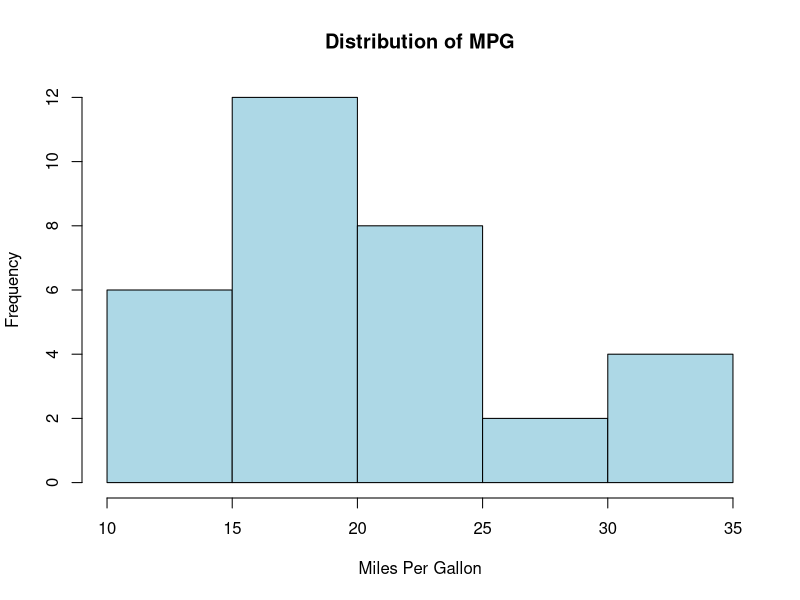
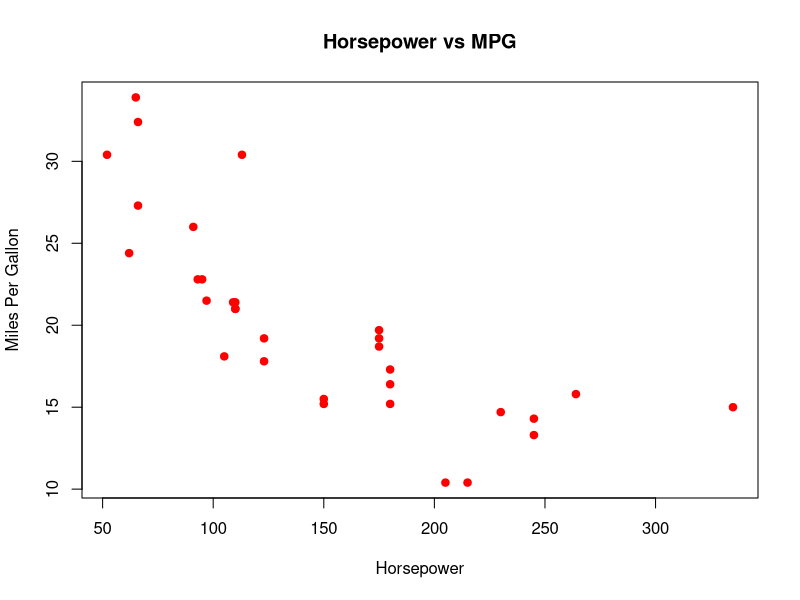

Write R code to recreate these figures, in order.
## ---- chunk 1
# Load dataset mtcars
data(mtcars)

# Convert variables into qualitative variables & display table of data
mtcars$am <- factor(mtcars$am,
                    levels = c(0, 1),
                    labels = c("Automatic", "Manual"))

table(mtcars$am)

mtcars$mpg_group <- cut(mtcars$mpg,
                        breaks = c(0, 20, 30, 40),
                        labels = c("Low", "Medium", "High"))

table(mtcars$mpg_group)

# Rename categories
levels(mtcars$am) <- c("Automatic", "Manual")

# Quantitative variables
summary(mtcars$mpg)
summary(mtcars$hp)

# Mean and std deviation
mean(mtcars$mpg)
sd(mtcars$mpg)

mean(mtcars$hp)
sd(mtcars$hp)

# Qualitative variables
table(mtcars$cyl)
table(mtcars$am)

# Descriptive stats

# HP : weight ratio
mtcars$hp_to_weight <- mtcars$hp / mtcars$wt

# MPG category
mtcars$mpg_category <- ifelse(mtcars$mpg > 20,
                              "Fuel Efficient",
                              "Less Efficient")

# Convert to factor
mtcars$mpg_category <- as.factor(mtcars$mpg_category)

# View transformed variables
head(mtcars)

#Plot Quantitative Variable

# Histogram of MPG
hist(mtcars$mpg,
     main = "Distribution of MPG",
     xlab = "Miles Per Gallon",
     col = "lightblue",
     border = "black")

# Scatterplot of horsepower vs MPG
plot(mtcars$hp, mtcars$mpg,
     main = "Horsepower vs MPG",
     xlab = "Horsepower",
     ylab = "Miles Per Gallon",
     pch = 19,
     col = "red")
